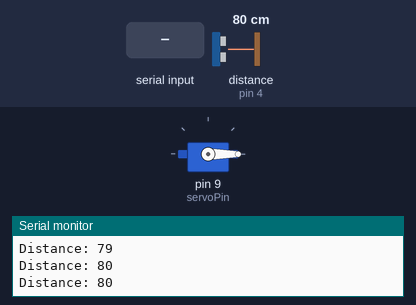
Bench run of a sketch on a simulated Arduino Uno, built with avr-gcc and run on an emulated ATmega328P. Parts: servo, the last lines printed to the serial monitor. Wiring (inferred from the names in the program): ultrasonic range finder: trigger pin 5; echo pin 4. Inputs (shaded band) come from the test bench; at power-on: distance to the obstacle (sensor on pin 4) 80 cm. The echo pulse lasts 58.3 µs per cm.

Above: at 1.2 s.
1.3 s: "1\n" received over Serial
At 2.4 s:
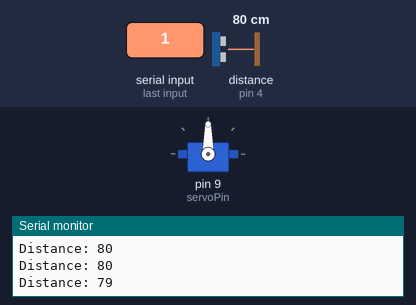
3.0 s: "0\n" received over Serial
At 4.2 s:
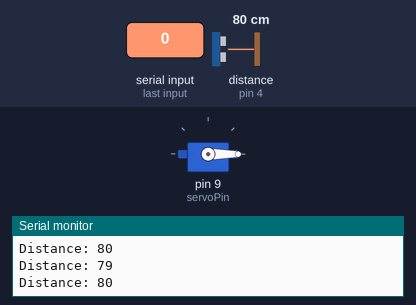
Timing chart, 0 to 6.0 s (numbered marks = the images above; inputs shaded):
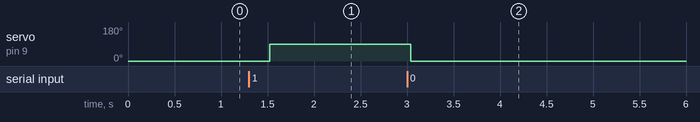

Measured:
- after the input at 1.3 s, servo on pin 9 (servoPin): 0° → 90° after 0.22 s
- after the input at 3.0 s, servo on pin 9 (servoPin): 90° → 0° at once

The sketch:

GateKeeper.ino
```cpp
#include <Servo.h>

#define echoPin 4   // ขา Echo ของ HC-SR04
#define trigPin 5   // ขา Trigger ของ HC-SR04
Servo servo;  // สร้างออบเจกต์ Servo

const int servoPin = 9; // ขาที่เชื่อมต่อ Servo

long duration;
int distance;

void setup() {
  servo.attach(servoPin); // กำหนดขาให้ Servo
  pinMode(trigPin, OUTPUT);
  pinMode(echoPin, INPUT);
  servo.write(0);  // เริ่มต้น Servo ที่ตำแหน่ง 0 องศา
  Serial.begin(9600); // เริ่มต้น Serial communication
}

void loop() {
  digitalWrite(trigPin, LOW);  // ตั้งให้ Trigger เป็น LOW
  delayMicroseconds(2);
  digitalWrite(trigPin, HIGH); // ตั้งให้ Trigger เป็น HIGH
  delayMicroseconds(10);
  digitalWrite(trigPin, LOW);  // ตั้งให้ Trigger เป็น LOW

  duration = pulseIn(echoPin, HIGH);

  // คำนวณระยะทางจากเวลาที่ได้
  distance = duration * 0.0344 / 2;  // ความเร็วเสียง 0.0344 cm/us
//
  Serial.print("Distance: ");
  Serial.println(distance);

  // ตรวจสอบคำสั่งจาก Serial
  if (Serial.available()) {
    String command = Serial.readStringUntil('\n'); // รับคำสั่งจาก Serial

    // ตรวจสอบคำสั่งและหมุนมอเตอร์
    if (command == "1") {
      servo.write(90); // หมุนมอเตอร์ไปที่ 90 องศา
    }
    else if (command == "0"){
      servo.write(0); // หมุนมอเตอร์ไปที่ 0 องศา
    }
  }

  // หากระยะทางน้อยกว่าหรือเท่ากับ 5 ซม. ปิดประตูอัตโนมัติ
  if (distance <= 5) {
    servo.write(0);  // ปิดประตู
  }

  delay(500);  // รอ 500ms ก่อนที่จะอ่านข้อมูลใหม่
}
```
